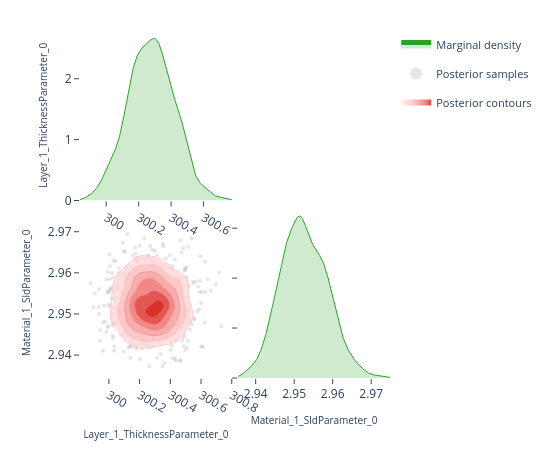

Source (notebook cell):
### Code cell
# ---- Pairwise focus: thickness vs SLD ---------------------------------------
# A 2-parameter corner plot zooms in on the joint posterior for a specific
# pair.  This is the same view the EasyReflectometryApp's "2D Heatmap"
# sub-tab uses to inspect parameter degeneracies.


params_of_interest = ['Layer_1_ThicknessParameter_0', 'Material_1_SldParameter_0']
idx = [posterior.param_names.index(p) for p in params_of_interest]
subset_draws = np.asarray(posterior.draws)[:, idx]

fig = plot_corner(subset_draws, params_of_interest)
fig.show()

### Figure 1 — Plotly figure (JSON) as saved in the notebook; plotly's stock layout.template omitted (floating-point values rounded to 4 significant figures; data arrays with more than 128 entries replaced by an {"elided": "..."} marker saying what was removed)
{"data": [{"fill": "tozeroy", "fillcolor": "rgba(44, 160, 44, 0.22)", "hoverinfo": "skip", "legendgroup": "marginal", "line": {"color": "rgb(44, 160, 44)", "width": 1}, "mode": "lines", "name": "Marginal density", "showlegend": true, "type": "scatter", "x": {"elided": "256 float values"}, "xaxis": "x", "y": {"elided": "256 float values"}, "yaxis": "y"}, {"hoverinfo": "skip", "legendgroup": "scatter", "marker": {"color": "rgba(140, 140, 140, 0.22)", "size": 4}, "mode": "markers", "name": "Posterior samples", "showlegend": true, "type": "scatter", "x": {"elided": "800 float values"}, "xaxis": "x3", "y": {"elided": "800 float values"}, "yaxis": "y3", "zorder": 0}, {"colorscale": [[0.0, "rgba(255, 224, 224, 0.62)"], [0.35, "rgba(250, 188, 188, 0.70)"], [0.6, "rgba(245, 148, 148, 0.78)"], [0.82, "rgba(237, 104, 104, 0.84)"], [1.0, "rgba(215, 48, 39, 0.90)"]], "connectgaps": false, "contours": {"coloring": "fill", "end": 159.1, "showlabels": false, "showlines": false, "size": 25.12, "start": 33.49}, "hoverinfo": "skip", "legendgroup": "contour", "name": "Posterior contours", "showlegend": true, "showscale": false, "type": "contour", "x": [299.8, 299.9, 299.9, 299.9, 299.9, 299.9, 299.9, 299.9, 299.9, 299.9, 300.0, 300.0, 300.0, 300.0, 300.0, 300.0, 300.0, 300.0, 300.1, 300.1, 300.1, 300.1, 300.1, 300.1, 300.1, 300.1, 300.1, 300.2, 300.2, 300.2, 300.2, 300.2, 300.2, 300.2, 300.2, 300.3, 300.3, 300.3, 300.3, 300.3, 300.3, 300.3, 300.3, 300.3, 300.4, 300.4, 300.4, 300.4, 300.4, 300.4, 300.4, 300.4, 300.5, 300.5, 300.5, 300.5, 300.5, 300.5, 300.5, 300.5, 300.5, 300.6, 300.6, 300.6, 300.6, 300.6, 300.6, 300.6, 300.6, 300.7, 300.7, 300.7, 300.7, 300.7, 300.7, 300.7, 300.7, 300.8, 300.8, 300.8], "xaxis": "x3", "y": [2.935, 2.936, 2.936, 2.937, 2.937, 2.938, 2.938, 2.939, 2.939, 2.94, 2.94, 2.941, 2.941, 2.942, 2.942, 2.943, 2.943, 2.944, 2.944, 2.945, 2.945, 2.946, 2.946, 2.947, 2.947, 2.948, 2.948, 2.949, 2.949, 2.95, 2.95, 2.951, 2.951, 2.952, 2.952, 2.953, 2.953, 2.954, 2.954, 2.955, 2.955, 2.956, 2.956, 2.957, 2.957, 2.958, 2.958, 2.959, 2.959, 2.96, 2.96, 2.961, 2.961, 2.962, 2.962, 2.963, 2.963, 2.964, 2.964, 2.965, 2.965, 2.966, 2.966, 2.967, 2.967, 2.968, 2.968, 2.969, 2.969, 2.97, 2.97, 2.971, 2.971, 2.972, 2.972, 2.973, 2.973, 2.974, 2.974, 2.975], "yaxis": "y3", "z": {"elided": "80x80 float values"}, "zmax": 159.1, "zmin": 33.49, "zorder": 1}, {"colorscale": [[0.0, "rgba(250, 188, 188, 0.94)"], [0.35, "rgba(250, 188, 188, 0.94)"], [0.35, "rgba(245, 148, 148, 0.95)"], [0.6, "rgba(245, 148, 148, 0.95)"], [0.6, "rgba(237, 104, 104, 0.96)"], [0.82, "rgba(237, 104, 104, 0.96)"], [0.82, "rgba(215, 48, 39, 0.98)"], [1.0, "rgba(215, 48, 39, 0.98)"]], "contours": {"coloring": "lines", "end": 159.1, "showlabels": false, "size": 25.12, "start": 33.49}, "hoverinfo": "skip", "legendgroup": "contour", "line": {"width": 0.9}, "showlegend": false, "showscale": false, "type": "contour", "x": [299.8, 299.9, 299.9, 299.9, 299.9, 299.9, 299.9, 299.9, 299.9, 299.9, 300.0, 300.0, 300.0, 300.0, 300.0, 300.0, 300.0, 300.0, 300.1, 300.1, 300.1, 300.1, 300.1, 300.1, 300.1, 300.1, 300.1, 300.2, 300.2, 300.2, 300.2, 300.2, 300.2, 300.2, 300.2, 300.3, 300.3, 300.3, 300.3, 300.3, 300.3, 300.3, 300.3, 300.3, 300.4, 300.4, 300.4, 300.4, 300.4, 300.4, 300.4, 300.4, 300.5, 300.5, 300.5, 300.5, 300.5, 300.5, 300.5, 300.5, 300.5, 300.6, 300.6, 300.6, 300.6, 300.6, 300.6, 300.6, 300.6, 300.7, 300.7, 300.7, 300.7, 300.7, 300.7, 300.7, 300.7, 300.8, 300.8, 300.8], "xaxis": "x3", "y": [2.935, 2.936, 2.936, 2.937, 2.937, 2.938, 2.938, 2.939, 2.939, 2.94, 2.94, 2.941, 2.941, 2.942, 2.942, 2.943, 2.943, 2.944, 2.944, 2.945, 2.945, 2.946, 2.946, 2.947, 2.947, 2.948, 2.948, 2.949, 2.949, 2.95, 2.95, 2.951, 2.951, 2.952, 2.952, 2.953, 2.953, 2.954, 2.954, 2.955, 2.955, 2.956, 2.956, 2.957, 2.957, 2.958, 2.958, 2.959, 2.959, 2.96, 2.96, 2.961, 2.961, 2.962, 2.962, 2.963, 2.963, 2.964, 2.964, 2.965, 2.965, 2.966, 2.966, 2.967, 2.967, 2.968, 2.968, 2.969, 2.969, 2.97, 2.97, 2.971, 2.971, 2.972, 2.972, 2.973, 2.973, 2.974, 2.974, 2.975], "yaxis": "y3", "z": {"elided": "80x80 float values"}, "zmax": 159.1, "zmin": 33.49, "zorder": 2}, {"fill": "tozeroy", "fillcolor": "rgba(44, 160, 44, 0.22)", "hoverinfo": "skip", "legendgroup": "marginal", "line": {"color": "rgb(44, 160, 44)", "width": 1}, "mode": "lines", "name": "Marginal density", "showlegend": false, "type": "scatter", "x": {"elided": "256 float values"}, "xaxis": "x4", "y": {"elided": "256 float values"}, "yaxis": "y4"}], "layout": {"height": 450, "legend": {"font": {"size": 11}, "itemsizing": "constant", "orientation": "v", "x": 1.02, "xanchor": "left", "y": 1.0, "yanchor": "top"}, "margin": {"b": 60, "l": 80, "r": 160, "t": 30}, "plot_bgcolor": "white", "showlegend": true, "width": 550, "xaxis": {"anchor": "y", "domain": [0.0, 0.49], "showgrid": false, "ticks": "outside", "zeroline": false}, "xaxis2": {"anchor": "y2", "domain": [0.51, 1.0], "showgrid": false, "ticks": "outside", "visible": false, "zeroline": false}, "xaxis3": {"anchor": "y3", "domain": [0.0, 0.49], "showgrid": false, "ticks": "outside", "title": {"font": {"size": 10}, "text": "Layer_1_ThicknessParameter_0"}, "zeroline": false}, "xaxis4": {"anchor": "y4", "domain": [0.51, 1.0], "showgrid": false, "ticks": "outside", "title": {"font": {"size": 10}, "text": "Material_1_SldParameter_0"}, "zeroline": false}, "yaxis": {"anchor": "x", "domain": [0.51, 1.0], "showgrid": false, "ticks": "outside", "title": {"font": {"size": 10}, "text": "Layer_1_ThicknessParameter_0"}, "zeroline": false}, "yaxis2": {"anchor": "x2", "domain": [0.51, 1.0], "showgrid": false, "ticks": "outside", "visible": false, "zeroline": false}, "yaxis3": {"anchor": "x3", "domain": [0.0, 0.49], "showgrid": false, "ticks": "outside", "title": {"font": {"size": 10}, "text": "Material_1_SldParameter_0"}, "zeroline": false}, "yaxis4": {"anchor": "x4", "domain": [0.0, 0.49], "showgrid": false, "showticklabels": false, "ticks": "outside", "zeroline": false}}}
